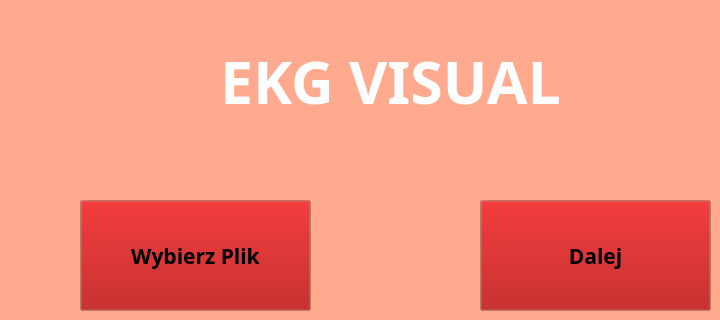
      <widget class="QWidget" name="page_3">
       <property name="palette">
        <palette>
         <active>
          <colorrole role="Button">
           <brush brushstyle="SolidPattern">
            <color alpha="255">
             <red>170</red>
             <green>0</green>
             <blue>0</blue>
            </color>
           </brush>
          </colorrole>
          <colorrole role="Base">
           <brush brushstyle="SolidPattern">
            <color alpha="255">
             <red>255</red>
             <green>255</green>
             <blue>255</blue>
            </color>
           </brush>
          </colorrole>
          <colorrole role="Window">
           <brush brushstyle="SolidPattern">
            <color alpha="255">
             <red>255</red>
             <green>170</green>
             <blue>142</blue>
            </color>
           </brush>
          </colorrole>
          <colorrole role="PlaceholderText">
           <brush brushstyle="SolidPattern">
            <color alpha="128">
             <red>170</red>
             <green>0</green>
             <blue>0</blue>
            </color>
           </brush>
          </colorrole>
         </active>
         <inactive>
          <colorrole role="Button">
           <brush brushstyle="SolidPattern">
            <color alpha="255">
             <red>170</red>
             <green>0</green>
             <blue>0</blue>
            </color>
           </brush>
          </colorrole>
          <colorrole role="Base">
           <brush brushstyle="SolidPattern">
            <color alpha="255">
             <red>255</red>
             <green>255</green>
             <blue>255</blue>
            </color>
           </brush>
          </colorrole>
          <colorrole role="Window">
           <brush brushstyle="SolidPattern">
            <color alpha="255">
             <red>255</red>
             <green>170</green>
             <blue>142</blue>
            </color>
           </brush>
          </colorrole>
          <colorrole role="PlaceholderText">
           <brush brushstyle="SolidPattern">
            <color alpha="128">
             <red>170</red>
             <green>0</green>
             <blue>0</blue>
            </color>
           </brush>
          </colorrole>
         </inactive>
         <disabled>
          <colorrole role="Button">
           <brush brushstyle="SolidPattern">
            <color alpha="255">
             <red>170</red>
             <green>0</green>
             <blue>0</blue>
            </color>
           </brush>
          </colorrole>
          <colorrole role="Base">
           <brush brushstyle="SolidPattern">
            <color alpha="255">
             <red>255</red>
             <green>170</green>
             <blue>142</blue>
            </color>
           </brush>
          </colorrole>
          <colorrole role="Window">
           <brush brushstyle="SolidPattern">
            <color alpha="255">
             <red>255</red>
             <green>170</green>
             <blue>142</blue>
            </color>
           </brush>
          </colorrole>
          <colorrole role="PlaceholderText">
           <brush brushstyle="SolidPattern">
            <color alpha="128">
             <red>170</red>
             <green>0</green>
             <blue>0</blue>
            </color>
           </brush>
          </colorrole>
         </disabled>
        </palette>
       </property>
       <property name="styleSheet">
        <string notr="true">background-image: url(:/img/ekg1.png);</string>
       </property>
       <widget class="QPushButton" name="pushButton1_glowna">
        <property name="geometry">
         <rect>
          <x>80</x>
          <y>200</y>
          <width>231</width>
          <height>111</height>
         </rect>
        </property>
        <property name="sizePolicy">
         <sizepolicy hsizetype="Fixed" vsizetype="Fixed">
          <horstretch>0</horstretch>
          <verstretch>0</verstretch>
         </sizepolicy>
        </property>
        <property name="minimumSize">
         <size>
          <width>231</width>
          <height>111</height>
         </size>
        </property>
        <property name="palette">
         <palette>
          <active>
           <colorrole role="WindowText">
            <brush brushstyle="SolidPattern">
             <color alpha="255">
              <red>0</red>
              <green>0</green>
              <blue>0</blue>
             </color>
            </brush>
           </colorrole>
           <colorrole role="Dark">
            <brush brushstyle="SolidPattern">
             <color alpha="255">
              <red>170</red>
              <green>0</green>
              <blue>0</blue>
             </color>
            </brush>
           </colorrole>
           <colorrole role="Mid">
            <brush brushstyle="SolidPattern">
             <color alpha="255">
              <red>170</red>
              <green>0</green>
              <blue>0</blue>
             </color>
            </brush>
           </colorrole>
           <colorrole role="Text">
            <brush brushstyle="SolidPattern">
             <color alpha="255">
              <red>0</red>
              <green>0</green>
              <blue>0</blue>
             </color>
            </brush>
           </colorrole>
           <colorrole role="ButtonText">
            <brush brushstyle="SolidPattern">
             <color alpha="255">
              <red>0</red>
              <green>0</green>
              <blue>0</blue>
             </color>
            </brush>
           </colorrole>
           <colorrole role="Shadow">
            <brush brushstyle="SolidPattern">
             <color alpha="255">
              <red>170</red>
              <green>0</green>
              <blue>0</blue>
             </color>
            </brush>
           </colorrole>
           <colorrole role="PlaceholderText">
            <brush brushstyle="SolidPattern">
             <color alpha="128">
              <red>0</red>
              <green>0</green>
              <blue>0</blue>
             </color>
            </brush>
           </colorrole>
          </active>
          <inactive>
           <colorrole role="WindowText">
            <brush brushstyle="SolidPattern">
             <color alpha="255">
              <red>0</red>
              <green>0</green>
              <blue>0</blue>
             </color>
            </brush>
           </colorrole>
           <colorrole role="Dark">
            <brush brushstyle="SolidPattern">
             <color alpha="255">
              <red>170</red>
              <green>0</green>
              <blue>0</blue>
             </color>
            </brush>
           </colorrole>
           <colorrole role="Mid">
            <brush brushstyle="SolidPattern">
             <color alpha="255">
              <red>170</red>
              <green>0</green>
              <blue>0</blue>
             </color>
            </brush>
           </colorrole>
           <colorrole role="Text">
            <brush brushstyle="SolidPattern">
             <color alpha="255">
              <red>0</red>
              <green>0</green>
              <blue>0</blue>
             </color>
            </brush>
           </colorrole>
           <colorrole role="ButtonText">
            <brush brushstyle="SolidPattern">
             <color alpha="255">
              <red>0</red>
              <green>0</green>
              <blue>0</blue>
             </color>
            </brush>
           </colorrole>
           <colorrole role="Shadow">
            <brush brushstyle="SolidPattern">
             <color alpha="255">
              <red>170</red>
              <green>0</green>
              <blue>0</blue>
             </color>
            </brush>
           </colorrole>
           <colorrole role="PlaceholderText">
            <brush brushstyle="SolidPattern">
             <color alpha="128">
              <red>0</red>
              <green>0</green>
              <blue>0</blue>
             </color>
            </brush>
           </colorrole>
          </inactive>
          <disabled>
           <colorrole role="WindowText">
            <brush brushstyle="SolidPattern">
             <color alpha="255">
              <red>170</red>
              <green>0</green>
              <blue>0</blue>
             </color>
            </brush>
           </colorrole>
           <colorrole role="Dark">
            <brush brushstyle="SolidPattern">
             <color alpha="255">
              <red>170</red>
              <green>0</green>
              <blue>0</blue>
             </color>
            </brush>
           </colorrole>
           <colorrole role="Mid">
            <brush brushstyle="SolidPattern">
             <color alpha="255">
              <red>170</red>
              <green>0</green>
              <blue>0</blue>
             </color>
            </brush>
           </colorrole>
           <colorrole role="Text">
            <brush brushstyle="SolidPattern">
             <color alpha="255">
              <red>170</red>
              <green>0</green>
              <blue>0</blue>
             </color>
            </brush>
           </colorrole>
           <colorrole role="ButtonText">
            <brush brushstyle="SolidPattern">
             <color alpha="255">
              <red>170</red>
              <green>0</green>
              <blue>0</blue>
             </color>
            </brush>
           </colorrole>
           <colorrole role="Shadow">
            <brush brushstyle="SolidPattern">
             <color alpha="255">
              <red>170</red>
              <green>0</green>
              <blue>0</blue>
             </color>
            </brush>
           </colorrole>
           <colorrole role="PlaceholderText">
            <brush brushstyle="SolidPattern">
             <color alpha="128">
              <red>0</red>
              <green>0</green>
              <blue>0</blue>
             </color>
            </brush>
           </colorrole>
          </disabled>
         </palette>
        </property>
        <property name="font">
         <font>
          <family>MS Reference Sans Serif</family>
          <pointsize>16</pointsize>
          <weight>75</weight>
          <italic>false</italic>
          <bold>true</bold>
         </font>
        </property>
        <property name="styleSheet">
         <string notr="true"/>
        </property>
        <property name="text">
         <string>Wybierz Plik</string>
        </property>
       </widget>
       <widget class="QPushButton" name="pushButton_3_glowna">
        <property name="geometry">
         <rect>
          <x>480</x>
          <y>200</y>
          <width>231</width>
          <height>111</height>
         </rect>
        </property>
        <property name="sizePolicy">
         <sizepolicy hsizetype="Fixed" vsizetype="Fixed">
          <horstretch>0</horstretch>
          <verstretch>0</verstretch>
         </sizepolicy>
        </property>
        <property name="minimumSize">
         <size>
          <width>231</width>
          <height>111</height>
         </size>
        </property>
        <property name="maximumSize">
         <size>
          <width>231</width>
          <height>111</height>
         </size>
        </property>
        <property name="palette">
         <palette>
          <active>
           <colorrole role="Midlight">
            <brush brushstyle="SolidPattern">
             <color alpha="255">
              <red>170</red>
              <green>0</green>
              <blue>0</blue>
             </color>
            </brush>
           </colorrole>
           <colorrole role="Mid">
            <brush brushstyle="SolidPattern">
             <color alpha="255">
              <red>170</red>
              <green>0</green>
              <blue>0</blue>
             </color>
            </brush>
           </colorrole>
          </active>
          <inactive>
           <colorrole role="Midlight">
            <brush brushstyle="SolidPattern">
             <color alpha="255">
              <red>170</red>
              <green>0</green>
              <blue>0</blue>
             </color>
            </brush>
           </colorrole>
           <colorrole role="Mid">
            <brush brushstyle="SolidPattern">
             <color alpha="255">
              <red>170</red>
              <green>0</green>
              <blue>0</blue>
             </color>
            </brush>
           </colorrole>
          </inactive>
          <disabled>
           <colorrole role="Midlight">
            <brush brushstyle="SolidPattern">
             <color alpha="255">
              <red>170</red>
              <green>0</green>
              <blue>0</blue>
             </color>
            </brush>
           </colorrole>
           <colorrole role="Mid">
            <brush brushstyle="SolidPattern">
             <color alpha="255">
              <red>170</red>
              <green>0</green>
              <blue>0</blue>
             </color>
            </brush>
           </colorrole>
          </disabled>
         </palette>
        </property>
        <property name="font">
         <font>
          <family>MS Reference Sans Serif</family>
          <pointsize>16</pointsize>
          <weight>75</weight>
          <bold>true</bold>
         </font>
        </property>
        <property name="styleSheet">
         <string notr="true"/>
        </property>
        <property name="text">
         <string>Dalej</string>
        </property>
       </widget>
       <widget class="QLabel" name="label_glowna">
        <property name="geometry">
         <rect>
          <x>220</x>
          <y>40</y>
          <width>351</width>
          <height>81</height>
         </rect>
        </property>
        <property name="sizePolicy">
         <sizepolicy hsizetype="Maximum" vsizetype="Fixed">
          <horstretch>0</horstretch>
          <verstretch>0</verstretch>
         </sizepolicy>
        </property>
        <property name="minimumSize">
         <size>
          <width>351</width>
          <height>81</height>
         </size>
        </property>
        <property name="maximumSize">
         <size>
          <width>450</width>
          <height>81</height>
         </size>
        </property>
        <property name="palette">
         <palette>
          <active>
           <colorrole role="WindowText">
            <brush brushstyle="SolidPattern">
             <color alpha="255">
              <red>254</red>
              <green>254</green>
              <blue>254</blue>
             </color>
            </brush>
           </colorrole>
          </active>
          <inactive>
           <colorrole role="WindowText">
            <brush brushstyle="SolidPattern">
             <color alpha="255">
              <red>254</red>
              <green>254</green>
              <blue>254</blue>
             </color>
            </brush>
           </colorrole>
          </inactive>
          <disabled>
           <colorrole role="WindowText">
            <brush brushstyle="SolidPattern">
             <color alpha="255">
              <red>120</red>
              <green>120</green>
              <blue>120</blue>
             </color>
            </brush>
           </colorrole>
          </disabled>
         </palette>
        </property>
        <property name="font">
         <font>
          <family>Monotype Corsiva</family>
          <pointsize>44</pointsize>
          <weight>75</weight>
          <italic>false</italic>
          <bold>true</bold>
          <underline>false</underline>
         </font>
        </property>
        <property name="text">
         <string>EKG VISUAL</string>
        </property>
       </widget>
      </widget>
